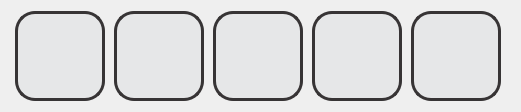
  <widget class="QWidget" name="layoutWidget">
   <property name="geometry">
    <rect>
     <x>725</x>
     <y>115</y>
     <width>521</width>
     <height>102</height>
    </rect>
   </property>
   <layout class="QHBoxLayout" name="horizontalLayout_2">
    <property name="spacing">
     <number>5</number>
    </property>
    <item>
     <widget class="QPushButton" name="freq1Button">
      <property name="sizePolicy">
       <sizepolicy hsizetype="Fixed" vsizetype="Fixed">
        <horstretch>0</horstretch>
        <verstretch>0</verstretch>
       </sizepolicy>
      </property>
      <property name="minimumSize">
       <size>
        <width>90</width>
        <height>90</height>
       </size>
      </property>
      <property name="styleSheet">
       <string notr="true">background-image: url(:/frequencies/resources/0_98Hz_90_90.png);
background-repeat:no-repeat;
background-position: center center;
background-color: rgb(230, 231, 232);
border-radius: 20px;
border:3px solid rgb(55, 52, 53);</string>
      </property>
      <property name="text">
       <string/>
      </property>
     </widget>
    </item>
    <item>
     <widget class="QPushButton" name="freq2Button">
      <property name="sizePolicy">
       <sizepolicy hsizetype="Fixed" vsizetype="Fixed">
        <horstretch>0</horstretch>
        <verstretch>0</verstretch>
       </sizepolicy>
      </property>
      <property name="minimumSize">
       <size>
        <width>90</width>
        <height>90</height>
       </size>
      </property>
      <property name="styleSheet">
       <string notr="true">background-image: url(:/frequencies/resources/1_96Hz_90_90.png);
background-repeat:no-repeat;
background-position: center center;
background-color: rgb(230, 231, 232);
border-radius: 20px;
border:3px solid rgb(55, 52, 53);</string>
      </property>
      <property name="text">
       <string/>
      </property>
     </widget>
    </item>
    <item>
     <widget class="QPushButton" name="freq3Button">
      <property name="sizePolicy">
       <sizepolicy hsizetype="Fixed" vsizetype="Fixed">
        <horstretch>0</horstretch>
        <verstretch>0</verstretch>
       </sizepolicy>
      </property>
      <property name="minimumSize">
       <size>
        <width>90</width>
        <height>90</height>
       </size>
      </property>
      <property name="styleSheet">
       <string notr="true">background-image: url(:/frequencies/resources/3_92Hz_90_90.png);
background-repeat:no-repeat;
background-position: center center;
background-color: rgb(230, 231, 232);
border-radius: 20px;
border:3px solid rgb(55, 52, 53);</string>
      </property>
      <property name="text">
       <string/>
      </property>
     </widget>
    </item>
    <item>
     <widget class="QPushButton" name="freq4Button">
      <property name="sizePolicy">
       <sizepolicy hsizetype="Fixed" vsizetype="Fixed">
        <horstretch>0</horstretch>
        <verstretch>0</verstretch>
       </sizepolicy>
      </property>
      <property name="minimumSize">
       <size>
        <width>90</width>
        <height>90</height>
       </size>
      </property>
      <property name="styleSheet">
       <string notr="true">background-image: url(:/frequencies/resources/7_83Hz_90_90.png);
background-repeat:no-repeat;
background-position: center center;
background-color: rgb(230, 231, 232);
border-radius: 20px;
border:3px solid rgb(55, 52, 53);</string>
      </property>
      <property name="text">
       <string/>
      </property>
     </widget>
    </item>
    <item>
     <widget class="QPushButton" name="freq5Button">
      <property name="sizePolicy">
       <sizepolicy hsizetype="Fixed" vsizetype="Fixed">
        <horstretch>0</horstretch>
        <verstretch>0</verstretch>
       </sizepolicy>
      </property>
      <property name="minimumSize">
       <size>
        <width>90</width>
        <height>90</height>
       </size>
      </property>
      <property name="styleSheet">
       <string notr="true">background-image: url(:/frequencies/resources/11_79Hz_90_90.png);
background-repeat:no-repeat;
background-position: center center;
background-color: rgb(230, 231, 232);
border-radius: 20px;
border:3px solid rgb(55, 52, 53);</string>
      </property>
      <property name="text">
       <string/>
      </property>
     </widget>
    </item>
   </layout>
  </widget>
